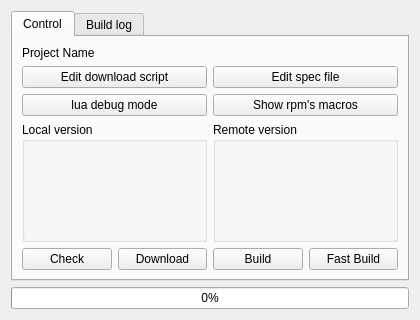
<?xml version="1.0" encoding="UTF-8"?>
<ui version="4.0">
 <class>ProjectInfoForm</class>
 <widget class="QWidget" name="ProjectInfoForm">
  <property name="geometry">
   <rect>
    <x>0</x>
    <y>0</y>
    <width>420</width>
    <height>320</height>
   </rect>
  </property>
  <property name="sizePolicy">
   <sizepolicy hsizetype="Expanding" vsizetype="Expanding">
    <horstretch>0</horstretch>
    <verstretch>0</verstretch>
   </sizepolicy>
  </property>
  <property name="windowTitle">
   <string>Form</string>
  </property>
  <layout class="QVBoxLayout" name="verticalLayout_2">
   <item>
    <widget class="QTabWidget" name="tabWidget">
     <property name="currentIndex">
      <number>0</number>
     </property>
     <widget class="QWidget" name="controlTab">
      <attribute name="title">
       <string>Control</string>
      </attribute>
      <layout class="QVBoxLayout" name="verticalLayout_3" stretch="0,0,1,0">
       <item>
        <widget class="QLabel" name="projectName">
         <property name="text">
          <string>Project Name</string>
         </property>
        </widget>
       </item>
       <item>
        <layout class="QGridLayout" name="gridLayout">
         <item row="0" column="0">
          <widget class="QPushButton" name="editDowloadScriptButton">
           <property name="toolTip">
            <string>Shows the Lua script used for checking current version of project on it's page.</string>
           </property>
           <property name="whatsThis">
            <string>Shows the Lua script used for checking current version of project on it's page.</string>
           </property>
           <property name="text">
            <string>Edit download script</string>
           </property>
          </widget>
         </item>
         <item row="1" column="0">
          <widget class="QPushButton" name="luaDebugButton">
           <property name="toolTip">
            <string>Not implemented yet.</string>
           </property>
           <property name="whatsThis">
            <string>Not implemented yet.</string>
           </property>
           <property name="text">
            <string>lua debug mode</string>
           </property>
          </widget>
         </item>
         <item row="0" column="1">
          <widget class="QPushButton" name="specButton">
           <property name="toolTip">
            <string>Allows to edit the project .spec file.</string>
           </property>
           <property name="whatsThis">
            <string>Allows to edit the project .spec file.</string>
           </property>
           <property name="text">
            <string>Edit spec file</string>
           </property>
          </widget>
         </item>
         <item row="1" column="1">
          <widget class="QPushButton" name="showMacrosButton">
           <property name="toolTip">
            <string>Shows result of rpm --showrc.</string>
           </property>
           <property name="whatsThis">
            <string>Shows result of rpm --showrc.</string>
           </property>
           <property name="text">
            <string>Show rpm's macros</string>
           </property>
          </widget>
         </item>
        </layout>
       </item>
       <item>
        <layout class="QHBoxLayout" name="horizontalLayout" stretch="0,0">
         <property name="spacing">
          <number>-1</number>
         </property>
         <item>
          <widget class="QGroupBox" name="localVersionBox">
           <property name="toolTip">
            <string>List of downloaded packages with it's versions.</string>
           </property>
           <property name="whatsThis">
            <string>List of downloaded packages with it's versions.</string>
           </property>
           <property name="title">
            <string>Local version</string>
           </property>
          </widget>
         </item>
         <item>
          <widget class="QGroupBox" name="remoteVersionBox">
           <property name="toolTip">
            <string>List of the available (to download) packages with it's versions.</string>
           </property>
           <property name="whatsThis">
            <string>List of the available (to download) packages with it's versions.</string>
           </property>
           <property name="title">
            <string>Remote version</string>
           </property>
          </widget>
         </item>
        </layout>
       </item>
       <item>
        <layout class="QHBoxLayout" name="horizontalLayout_2">
         <item>
          <widget class="QPushButton" name="updateButton">
           <property name="toolTip">
            <string>Check current version of project on it's page.</string>
           </property>
           <property name="whatsThis">
            <string>Check current version of project on it's page.</string>
           </property>
           <property name="text">
            <string>Check</string>
           </property>
          </widget>
         </item>
         <item>
          <widget class="QPushButton" name="downloadButton">
           <property name="toolTip">
            <string>Downloads new packages from project's page.</string>
           </property>
           <property name="whatsThis">
            <string>Downloads new packages from project's page.</string>
           </property>
           <property name="text">
            <string>Download</string>
           </property>
          </widget>
         </item>
         <item>
          <widget class="QPushButton" name="buildButton">
           <property name="toolTip">
            <string>Builds the project. Same as running rpmbuild -ba SPEC/(...).spec</string>
           </property>
           <property name="whatsThis">
            <string>Builds the project. Same as running rpmbuild -ba SPEC/(...).spec</string>
           </property>
           <property name="text">
            <string>Build</string>
           </property>
          </widget>
         </item>
         <item>
          <widget class="QPushButton" name="fastBuildButton">
           <property name="toolTip">
            <string>Runs rpmbuild -bi --short-circuit</string>
           </property>
           <property name="whatsThis">
            <string>Runs rpmbuild -bi --short-circuit</string>
           </property>
           <property name="text">
            <string>Fast Build</string>
           </property>
          </widget>
         </item>
        </layout>
       </item>
      </layout>
     </widget>
     <widget class="QWidget" name="buildLogTab">
      <attribute name="title">
       <string>Build log</string>
      </attribute>
      <layout class="QVBoxLayout" name="verticalLayout" stretch="0">
       <item>
        <widget class="QPlainTextEdit" name="buildMessages">
         <property name="readOnly">
          <bool>true</bool>
         </property>
        </widget>
       </item>
      </layout>
     </widget>
    </widget>
   </item>
   <item>
    <widget class="QProgressBar" name="progressBar">
     <property name="toolTip">
      <string>&lt;!DOCTYPE HTML PUBLIC &quot;-//W3C//DTD HTML 4.0//EN&quot; &quot;http://www.w3.org/TR/REC-html40/strict.dtd&quot;&gt;
&lt;html&gt;&lt;head&gt;&lt;meta name=&quot;qrichtext&quot; content=&quot;1&quot; /&gt;&lt;style type=&quot;text/css&quot;&gt;
p, li { white-space: pre-wrap; }
&lt;/style&gt;&lt;/head&gt;&lt;body style=&quot; font-family:'Sans Serif'; font-size:10pt; font-weight:600; font-style:normal;&quot;&gt;
&lt;p style=&quot; margin-top:0px; margin-bottom:0px; margin-left:0px; margin-right:0px; -qt-block-indent:0; text-indent:0px;&quot;&gt;Progress of downloading/building.&lt;/p&gt;&lt;/body&gt;&lt;/html&gt;</string>
     </property>
     <property name="whatsThis">
      <string>&lt;!DOCTYPE HTML PUBLIC &quot;-//W3C//DTD HTML 4.0//EN&quot; &quot;http://www.w3.org/TR/REC-html40/strict.dtd&quot;&gt;
&lt;html&gt;&lt;head&gt;&lt;meta name=&quot;qrichtext&quot; content=&quot;1&quot; /&gt;&lt;style type=&quot;text/css&quot;&gt;
p, li { white-space: pre-wrap; }
&lt;/style&gt;&lt;/head&gt;&lt;body style=&quot; font-family:'Sans Serif'; font-size:10pt; font-weight:600; font-style:normal;&quot;&gt;
&lt;p style=&quot; margin-top:0px; margin-bottom:0px; margin-left:0px; margin-right:0px; -qt-block-indent:0; text-indent:0px;&quot;&gt;Progress of downloading/building.&lt;/p&gt;&lt;/body&gt;&lt;/html&gt;</string>
     </property>
     <property name="maximum">
      <number>100</number>
     </property>
     <property name="value">
      <number>0</number>
     </property>
     <property name="invertedAppearance">
      <bool>false</bool>
     </property>
    </widget>
   </item>
  </layout>
  <action name="actionAdd_project">
   <property name="text">
    <string>Add project</string>
   </property>
  </action>
  <action name="actionRemove_project">
   <property name="text">
    <string>Remove project</string>
   </property>
  </action>
  <action name="actionConfigure">
   <property name="text">
    <string>Configure</string>
   </property>
  </action>
 </widget>
 <resources/>
 <connections/>
</ui>
